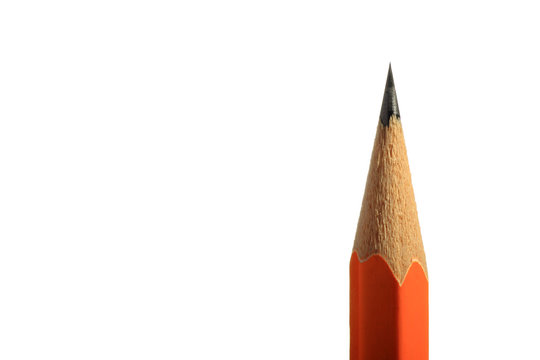
#> input picture Topics/test.jpg, 540 x 360 px
$ python countour_approximation.py
#> lines starting #> are read from the running program, lines starting #| are printed output that depends on the picture; after the words box and inside, x2 and y2 are one past the last pixel; in counts of white or black regions, pixels touching at a corner belong together; long printed decimals are rounded
import cv2
import numpy as np

# Load the image
image = cv2.imread('../test.jpg')
#> image is the input picture: shape (360, 540, 3); mean B, G, R 239, 242.2, 248.7
original = image.copy()

# Convert to grayscale
gray = cv2.cvtColor(image, cv2.COLOR_BGR2GRAY)
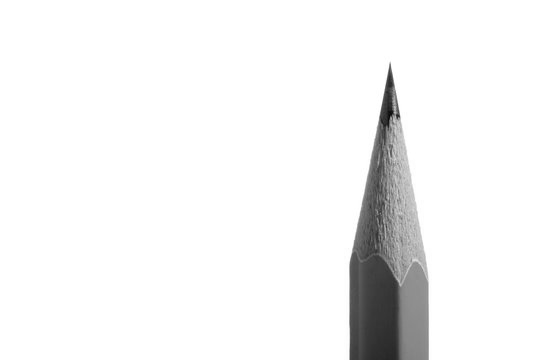
#> gray: shape (360, 540); min 5, max 255, mean 243.8

# Apply a.jpg threshold to make it binary
_, thresh = cv2.threshold(gray, 240, 255, cv2.THRESH_BINARY_INV)
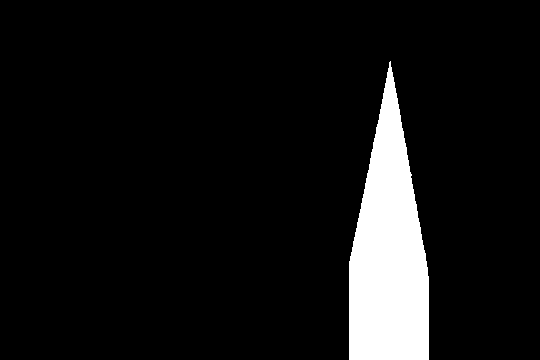
#> thresh: shape (360, 540); 8% white; 1 white region

# Find contours
contours, _ = cv2.findContours(thresh, cv2.RETR_EXTERNAL, cv2.CHAIN_APPROX_SIMPLE)
#> contours = 1 contour; box (x1, y1, x2, y2) and area: (349, 61, 429, 360) 15300

# Loop over each contour
for cnt in contours:

    # Draw original contour in blue
    cv2.drawContours(original, [cnt], -1, (255, 0, 0), 1)

    # Calculate perimeter
    perimeter = cv2.arcLength(cnt, True)

    epsilon = 0.0189 * perimeter
    print(epsilon)

    # Approximate contour
    approx = cv2.approxPolyDP(cnt, epsilon, True)

    # Draw approximated contour in green
    cv2.drawContours(original, [approx], -1, (0, 255, 0), 1)
#> this loop made 1 pass
#> (perimeter, epsilon, approx) on pass 1: (708.6, 13.39, [[390, 61], [349, 359], [428, 359]])
#| 13.392
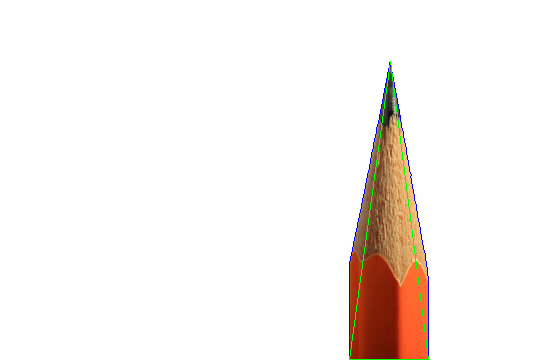
#> original: shape (360, 540, 3); 0.64% of pixels changed, all inside (x1, y1, x2, y2) = (349, 61, 429, 360)


# Show result
cv2.imshow('Original vs Approximated Contours', original)
cv2.waitKey(0)
cv2.destroyAllWindows()
